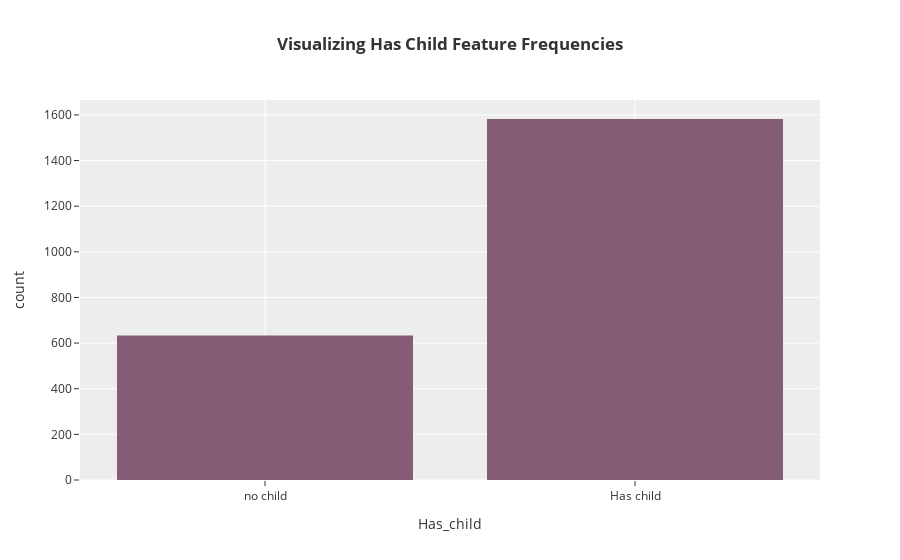

Notebook cell for this chart:
### Code cell
px.histogram(data,
             x="Has_child",
             color_discrete_sequence=px.colors.qualitative.Antique,
             title= "<b>Visualizing Has Child Feature Frequencies")

### Figure 1 — Plotly figure (JSON) as saved in the notebook; plotly's stock layout.template omitted (floating-point values rounded to 4 significant figures; data arrays with more than 128 entries replaced by an {"elided": "..."} marker saying what was removed)
{"data": [{"bingroup": "x", "hovertemplate": "Has_child=%{x}<br>count=%{y}<extra></extra>", "legendgroup": "", "marker": {"color": "rgb(133, 92, 117)", "pattern": {"shape": ""}}, "name": "", "orientation": "v", "showlegend": false, "type": "histogram", "x": {"elided": "2215 str values"}, "xaxis": "x", "yaxis": "y"}], "layout": {"barmode": "relative", "legend": {"tracegroupgap": 0}, "title": {"text": "<b>Visualizing Has Child Feature Frequencies"}, "xaxis": {"anchor": "y", "domain": [0, 1], "title": {"text": "Has_child"}}, "yaxis": {"anchor": "x", "domain": [0, 1], "title": {"text": "count"}}}}
